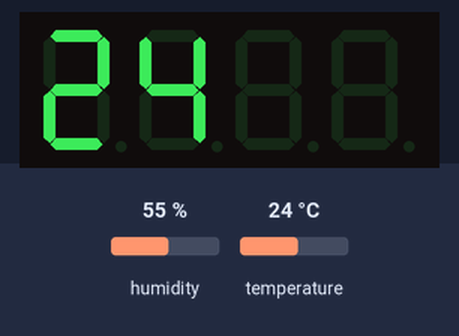
This sketch was run on a simulated Arduino Uno, built with avr-gcc and run on an emulated ATmega328P. On the bench: 4-digit seven-segment display. Inputs (shaded band) come from the test bench; at power-on: humidity 55 %, temperature 24 °C.

Above: at 4.9 s.
5.0 s: humidity set to 22 %
At 11.3 s:
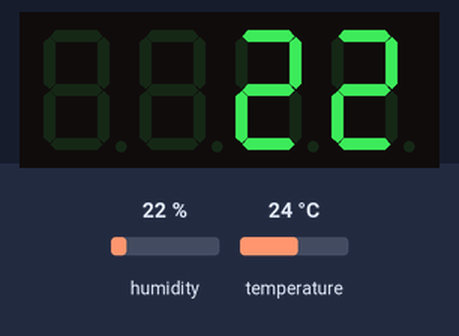
13.7 s: temperature set to 12 °C
At 16.7 s:
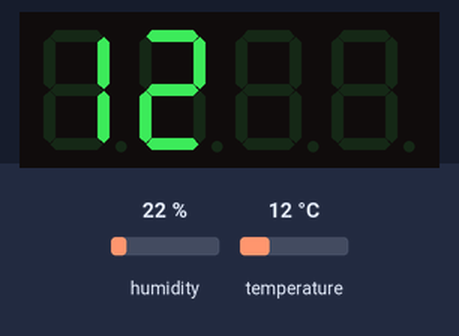
19.9 s: humidity set to 40 %
At 23.8 s:
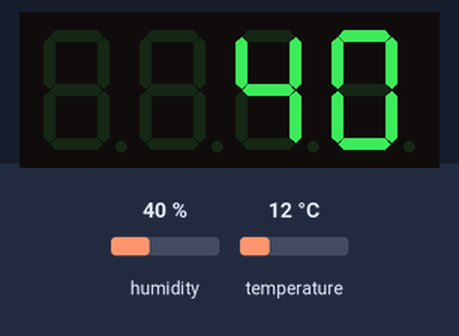
26.0 s: temperature set to 19 °C
At 29.2 s:
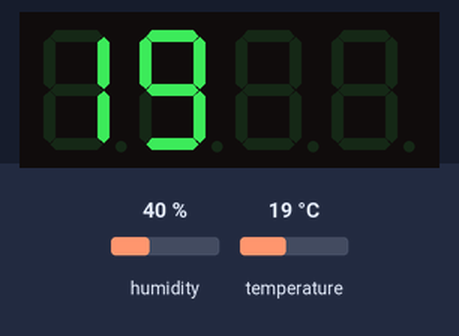
Timing chart, 0 to 30.7 s (numbered marks = the images above; inputs shaded):
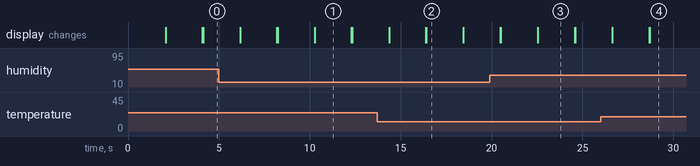

Measured:
- what the display in image 1 shows lasts 2.0 s, from 10.3 s to 12.3 s

The sketch:

TUTORIAL_7SEGMENT_7.ino
```cpp
/*
   TUTORIAL SEVEN SEGMENT PADA ARDUINO
   MENGGUNAKAN CHIP TM1637
   MENAMPILKAN SUHU DAN KELEMBABAN UDARA DHT11

   Pinout :
   CLK -> D10
   DIO -> D11

   DHT signal -> D12
*/

#include <Arduino.h>
#include <TM1637Display.h>
#include <dht.h>

// Module connection pins (Digital Pins)
#define CLK 10
#define DIO 11
#define DHT_PIN 12
#define TEST_DELAY 2000

//inisiasi TM1637
TM1637Display display(CLK, DIO);

//inisiasi dht
dht SENSOR_DHT;

void setup()
{
  display.setBrightness(0x0f);
}

void loop()
{

  int cek = SENSOR_DHT.read11(DHT_PIN);

  // Menampilkan angka suhu rata kanan
  display.showNumberDec(SENSOR_DHT.temperature, false,2,0);
  delay(TEST_DELAY);
  display.clear();
  display.showNumberDec(SENSOR_DHT.humidity, false,2,2);
  delay(TEST_DELAY);
  display.clear();

}
```
